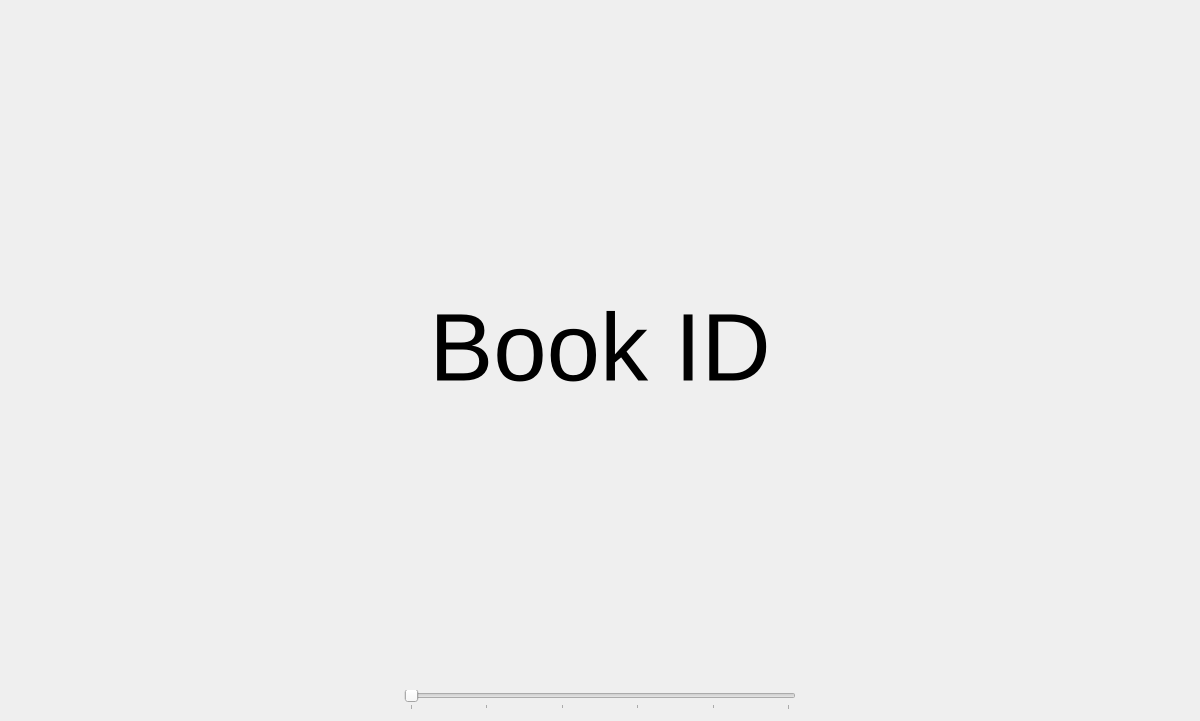
<?xml version="1.0" encoding="UTF-8"?>
<ui version="4.0">
 <class>Book</class>
 <widget class="QWidget" name="Book">
  <property name="geometry">
   <rect>
    <x>0</x>
    <y>0</y>
    <width>1200</width>
    <height>721</height>
   </rect>
  </property>
  <property name="minimumSize">
   <size>
    <width>1200</width>
    <height>640</height>
   </size>
  </property>
  <layout class="QGridLayout" name="gridLayout">
   <item row="2" column="0">
    <widget class="QLabel" name="id_label">
     <property name="font">
      <font>
       <pointsize>72</pointsize>
      </font>
     </property>
     <property name="text">
      <string>Book ID</string>
     </property>
     <property name="alignment">
      <set>Qt::AlignCenter</set>
     </property>
    </widget>
   </item>
   <item row="3" column="0">
    <layout class="QHBoxLayout" name="horizontalLayout">
     <item>
      <spacer name="horizontalSpacer_2">
       <property name="orientation">
        <enum>Qt::Horizontal</enum>
       </property>
       <property name="sizeHint" stdset="0">
        <size>
         <width>40</width>
         <height>20</height>
        </size>
       </property>
      </spacer>
     </item>
     <item>
      <widget class="QSlider" name="rating">
       <property name="minimum">
        <number>0</number>
       </property>
       <property name="maximum">
        <number>5</number>
       </property>
       <property name="value">
        <number>0</number>
       </property>
       <property name="sliderPosition">
        <number>0</number>
       </property>
       <property name="orientation">
        <enum>Qt::Horizontal</enum>
       </property>
       <property name="tickPosition">
        <enum>QSlider::TicksBelow</enum>
       </property>
      </widget>
     </item>
     <item>
      <spacer name="horizontalSpacer">
       <property name="orientation">
        <enum>Qt::Horizontal</enum>
       </property>
       <property name="sizeHint" stdset="0">
        <size>
         <width>40</width>
         <height>20</height>
        </size>
       </property>
      </spacer>
     </item>
    </layout>
   </item>
  </layout>
 </widget>
 <resources/>
 <connections/>
</ui>
